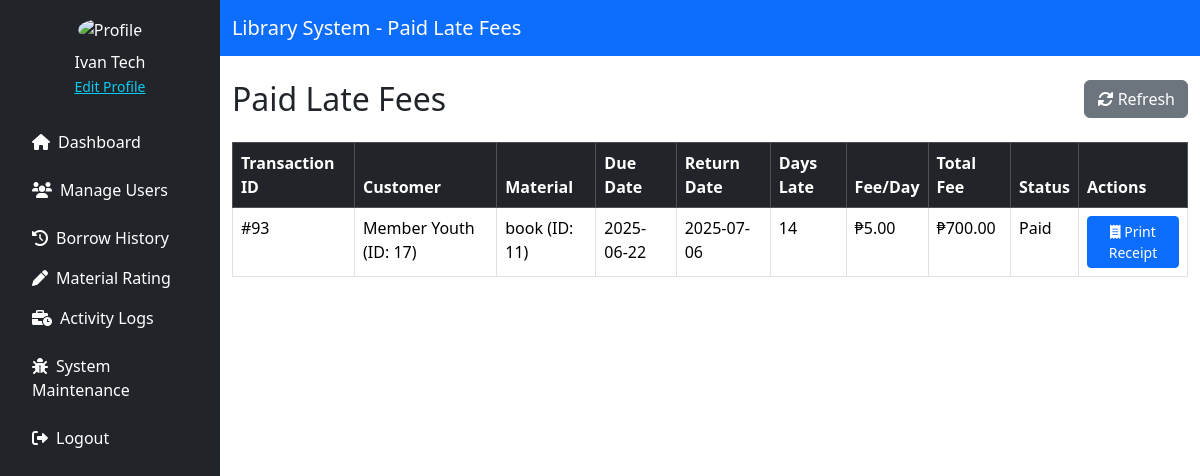
Page /source/employee/late_fees.php (signed in) on the committed database.
### tables this page shows
CREATE TABLE `material_transactions` (
  `transaction_id` int(11) NOT NULL,
  `material_type` enum('book','digital','research') NOT NULL,
  `material_id` int(11) NOT NULL,
  `customer_id` int(11) NOT NULL,
  `action` enum('Reserve','Borrow','Return','Request Access','Approve Access','Grant Access') NOT NULL,
  `status` enum('Reserved','Borrowed','Returned','Cancelled','Overdue') DEFAULT 'Reserved',
  `action_date` datetime DEFAULT current_timestamp(),
  `due_date` datetime DEFAULT NULL,
  `return_date` datetime DEFAULT NULL,
  `late_fee` decimal(10,2) DEFAULT 0.00
);

CREATE TABLE `customer` (
  `customer_id` int(11) NOT NULL,
  `first_name` varchar(255) NOT NULL,
  `middle_name` varchar(255) DEFAULT NULL,
  `last_name` varchar(255) NOT NULL,
  `purok` varchar(255) DEFAULT NULL,
  `street` varchar(255) DEFAULT NULL,
  `barangay` varchar(255) NOT NULL,
  `city` varchar(255) NOT NULL,
  `postal_code` varchar(255) DEFAULT NULL,
  `phone_num` varchar(225) NOT NULL,
  `birthdate` date NOT NULL,
  `email` varchar(255) NOT NULL,
  `password` varchar(255) NOT NULL,
  `role_id` int(11) NOT NULL,
  `status` enum('Active','Inactive') NOT NULL DEFAULT 'Active'
);

### source/employee/late_fees.php (the view, shortened to what this page needs)
<?php
include '../../config/db_conn.php';
function getPaidLateFees($pdo) {
    $stmt = $pdo->query("
        SELECT
            t.transaction_id,
            CONCAT(c.first_name, ' ', COALESCE(c.middle_name, ''), ' ', c.last_name) AS customer_name,
            c.customer_id,
            CASE
                WHEN t.material_type = 'book' THEN b.title
                WHEN t.material_type = 'digital' THEN d.title
                WHEN t.material_type = 'research' THEN r.title
            END AS material_title,
            t.material_id,
            DATE(t.due_date) AS due_date,
            DATE(t.return_date) AS return_date,
            DATEDIFF(t.return_date, t.due_date) AS days_late,
            5.00 AS fee_per_day,
            t.late_fee AS total_fee,
            'Paid' AS status
        FROM material_transactions t
        JOIN customer c ON t.customer_id = c.customer_id
        LEFT JOIN material_books b ON t.material_type = 'book' AND t.material_id = b.id
        LEFT JOIN material_digital_media d ON t.material_type = 'digital' AND t.material_id = d.id
        LEFT JOIN material_research r ON t.material_type = 'research' AND t.material_id = r.id
        WHERE t.late_fee > 0 AND t.status = 'Returned'
        ORDER BY t.return_date DESC
    ");
    return $stmt->fetchAll(PDO::FETCH_ASSOC);
}
$lateFees = getPaidLateFees($pdo);
?>
<!DOCTYPE html>
<html lang="en">
<head>
    <link href="https://cdn.jsdelivr.net/npm/bootstrap@5.3.3/dist/css/bootstrap.min.css" rel="stylesheet">
    <link href="https://cdnjs.cloudflare.com/ajax/libs/font-awesome/6.0.0/css/all.min.css" rel="stylesheet">
</head>
<body>
<div class="d-flex">
    <?php include './includes/sidebar.php'; ?>
    <div class="flex-grow-1">
        <nav class="navbar navbar-expand-lg navbar-dark bg-primary">
            <div class="container">
                <a class="navbar-brand" href="#">Library System - Paid Late Fees</a>
            </div>
        </nav>
        <div class="container mt-4">
            <div class="d-flex justify-content-between mb-3">
                <h2>Paid Late Fees</h2>
                <div>
                    <button class="btn btn-secondary" onclick="window.location.reload()">
                        <i class="fas fa-sync-alt"></i> Refresh
                    </button>
                </div>
            </div>
            <table class="table table-bordered">
                <thead class="table-dark">
                    <tr>
                        <th>Transaction ID</th>
                        <th>Customer</th>
                        <th>Material</th>
                        <th>Due Date</th>
                        <th>Return Date</th>
                        <th>Days Late</th>
                        <th>Fee/Day</th>
                        <th>Total Fee</th>
                        <th>Status</th>
                        <th>Actions</th>
                    </tr>
                </thead>
                <tbody>
                    <?php foreach ($lateFees as $fee): ?>
                        <tr class="paid">
                            <td>#<?= $fee['transaction_id'] ?></td>
                            <td><?= $fee['customer_name'] ?> (ID: <?= $fee['customer_id'] ?>)</td>
                            <td><?= $fee['material_title'] ?> (ID: <?= $fee['material_id'] ?>)</td>
                            <td><?= $fee['due_date'] ?></td>
                            <td><?= $fee['return_date'] ?></td>
                            <td><?= $fee['days_late'] ?></td>
                            <td>₱<?= number_format($fee['fee_per_day'], 2) ?></td>
                            <td>₱<?= number_format($fee['total_fee'], 2) ?></td>
                            <td><?= $fee['status'] ?></td>
                            <td>
                                <form method="POST" target="_blank">
                                    <button type="submit" class="btn btn-primary btn-sm">
                                        <i class="fas fa-receipt"></i> Print Receipt
                                    </button>
                                </form>
                            </td>
                        </tr>
                    <?php endforeach; ?>
                </tbody>
            </table>
        </div>
    </div>
</div>
</body>
</html>

### source/employee/late_fees.php (style rules this page uses)
.paid { background-color: #ddffdd; }

### rows in the picture
material_transactions: transaction_id "93", customer_name "Member Youth", customer.customer_id "17", material_title "book", material "11", due_date "2025-06-22", return_date "2025-07-06", days_late "14", fee_per_day "5.00", late_fee "700.00", status "Paid"

### other values in the picture
$_SESSION['user_name'] "Ivan Tech"
